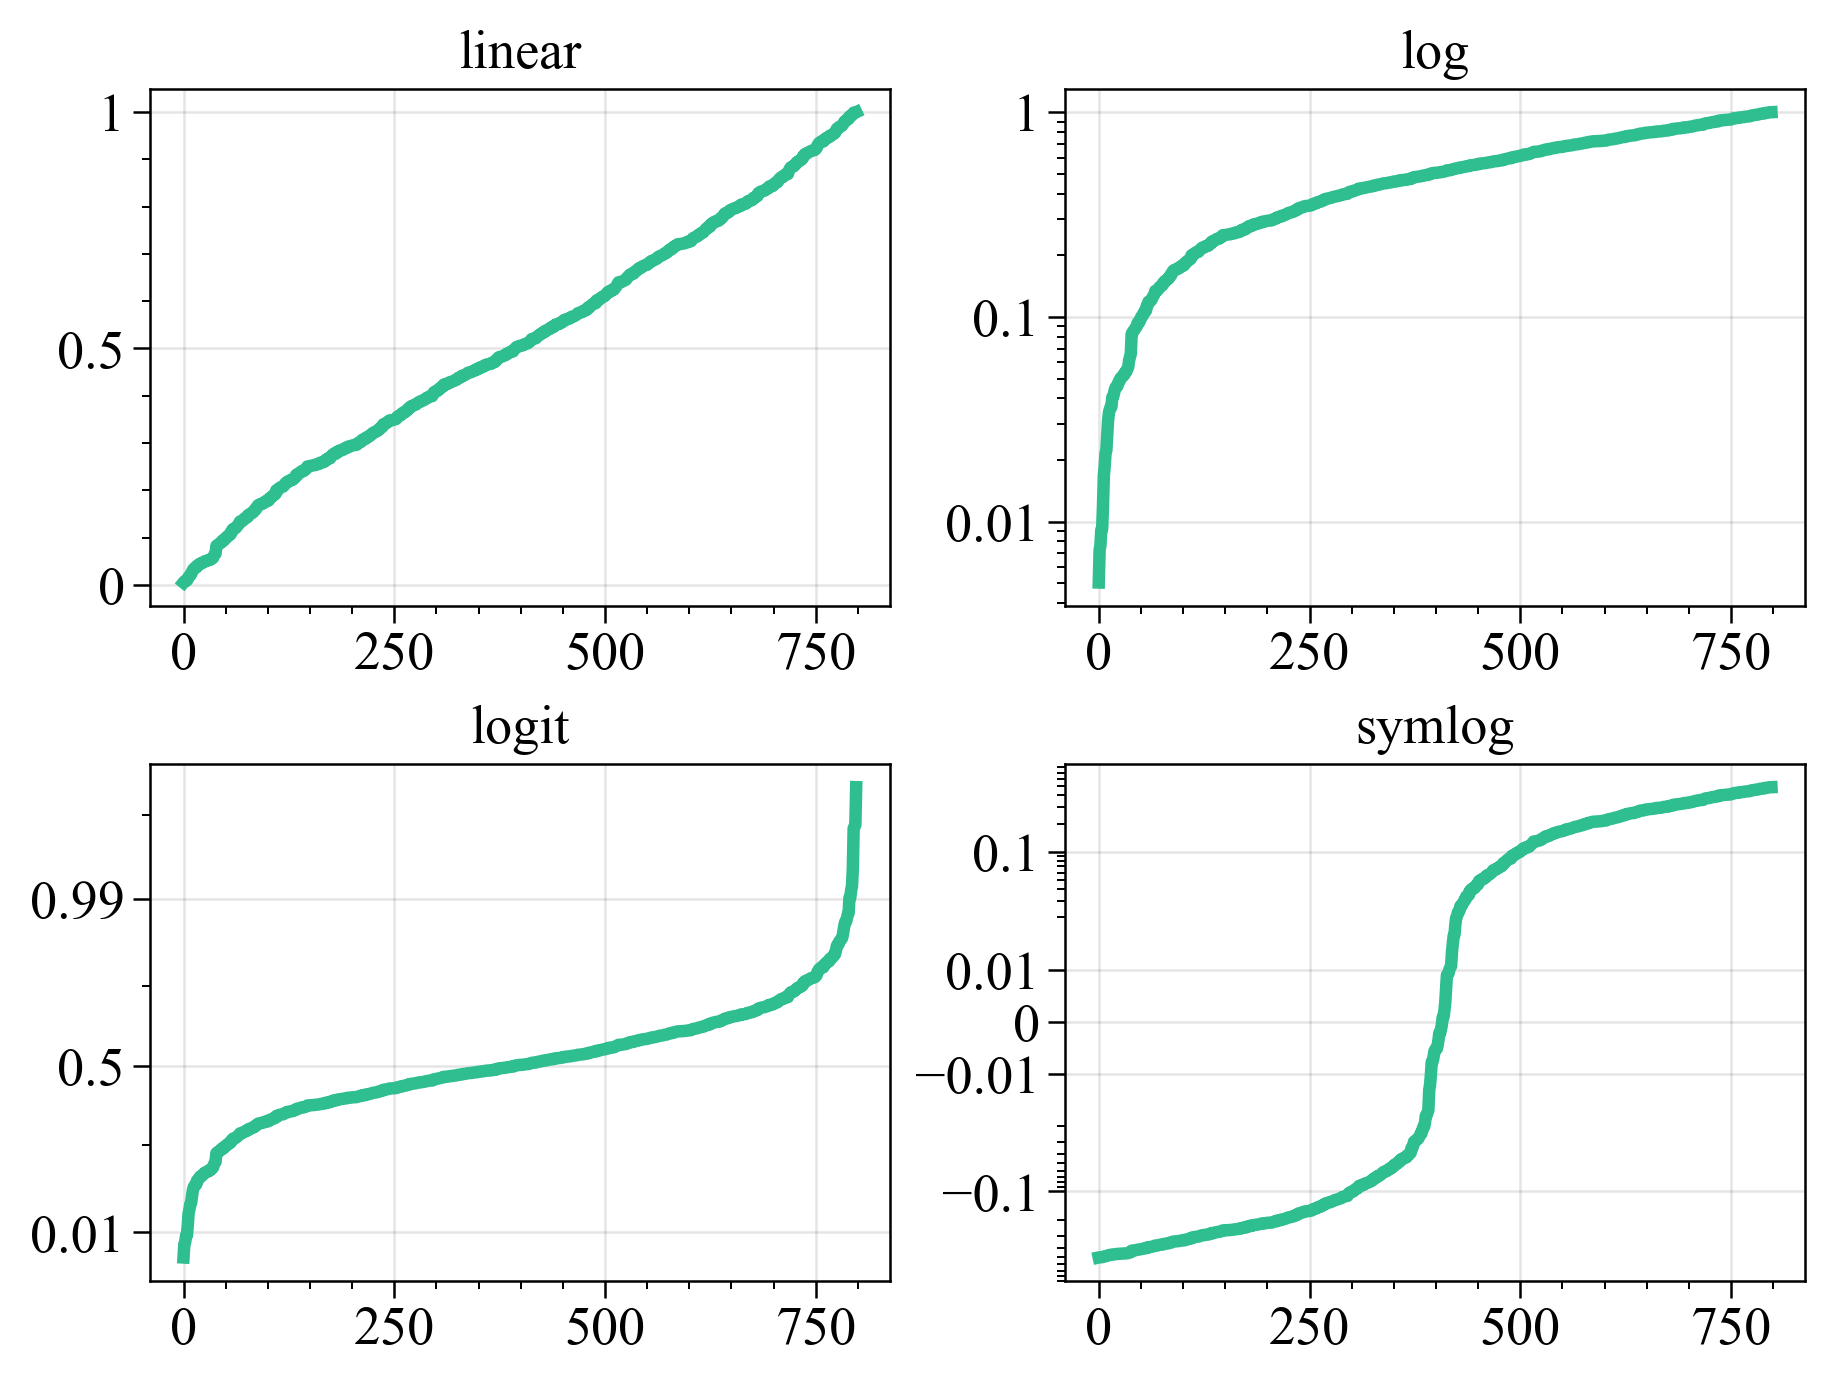

Generate this figure with Python:
"""
编写时间：2022年2月05日 10：20

作者: 宁海涛，代码运行出错或者因包版本更新出错，请关注微信公众号【DataCharm】进行实时获取更新。

代码中Proplot包绘制的部分可能与Matplotlib绘制不同，需注意两者绘图语法的不同~~

"""

import pandas as pd
import numpy as np
import proplot as pplt
import matplotlib.pyplot as plt
from matplotlib.ticker import NullFormatter, FixedLocator

from proplot import rc
rc["font.family"] = "Times New Roman"
rc['tick.labelsize'] = 12
rc["suptitle.size"] = 15

np.random.seed(19680801)
# make up some data in the interval ]0, 1[
y = np.random.normal(loc=0.5, scale=0.4, size=1000)
y = y[(y > 0) & (y < 1)]
y.sort()
x = np.arange(len(y))

# plot with various axes scales
fig, axs = plt.subplots(2, 2, figsize=(6, 4.5),
                        constrained_layout=True)
# linear
ax = axs[0, 0]
ax.plot(x, y,color="#2FBE8F",lw=3)
ax.set_yscale('linear')
ax.set_title('linear')
ax.grid(True)
# log
ax = axs[0, 1]
ax.plot(x, y,color="#2FBE8F",lw=3)
ax.set_yscale('log')
ax.set_title('log')
ax.grid(True)
# symmetric log
ax = axs[1, 1]
ax.plot(x, y - y.mean(),color="#2FBE8F",lw=3)
ax.set_yscale('symlog', linthresh=0.02)
ax.set_title('symlog')
ax.grid(True)
# logit
ax = axs[1, 0]
ax.plot(x, y,color="#2FBE8F",lw=3)
ax.set_yscale('logit')
ax.set_title('logit')
ax.grid(True)

plt.tight_layout()
plt.savefig(r'\第2章 绘制工具及其重要特征\图2-1-4 Matplotlib库中4种轴比例方式的绘制效果.pdf',bbox_inches='tight')
plt.savefig(r'\第2章 绘制工具及其重要特征\图2-1-4 Matplotlib库中4种轴比例方式的绘制效果.png', 
            bbox_inches='tight',dpi=300)
            
plt.show()


